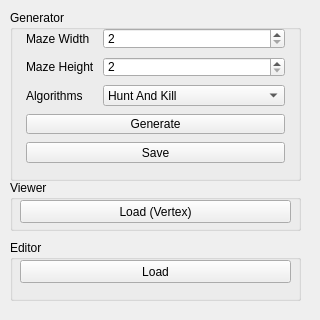
<?xml version="1.0" encoding="UTF-8"?>
<ui version="4.0">
 <class>MainApp</class>
 <widget class="QMainWindow" name="MainApp">
  <property name="geometry">
   <rect>
    <x>0</x>
    <y>0</y>
    <width>320</width>
    <height>320</height>
   </rect>
  </property>
  <property name="sizePolicy">
   <sizepolicy hsizetype="Fixed" vsizetype="Fixed">
    <horstretch>0</horstretch>
    <verstretch>0</verstretch>
   </sizepolicy>
  </property>
  <property name="minimumSize">
   <size>
    <width>320</width>
    <height>320</height>
   </size>
  </property>
  <property name="maximumSize">
   <size>
    <width>320</width>
    <height>320</height>
   </size>
  </property>
  <property name="baseSize">
   <size>
    <width>320</width>
    <height>320</height>
   </size>
  </property>
  <property name="windowTitle">
   <string>MazeStudio</string>
  </property>
  <property name="windowIcon">
   <iconset>
    <normaloff>icon.png</normaloff>icon.png</iconset>
  </property>
  <widget class="QWidget" name="centralWidget">
   <widget class="QGroupBox" name="generatorGroupBox">
    <property name="geometry">
     <rect>
      <x>10</x>
      <y>10</y>
      <width>291</width>
      <height>171</height>
     </rect>
    </property>
    <property name="title">
     <string>Generator</string>
    </property>
    <property name="flat">
     <bool>true</bool>
    </property>
    <property name="checkable">
     <bool>false</bool>
    </property>
    <widget class="QWidget" name="formLayoutWidget">
     <property name="geometry">
      <rect>
       <x>0</x>
       <y>10</y>
       <width>291</width>
       <height>151</height>
      </rect>
     </property>
     <layout class="QFormLayout" name="generatorFormLayout">
      <property name="horizontalSpacing">
       <number>8</number>
      </property>
      <property name="verticalSpacing">
       <number>8</number>
      </property>
      <property name="leftMargin">
       <number>16</number>
      </property>
      <property name="topMargin">
       <number>8</number>
      </property>
      <property name="rightMargin">
       <number>16</number>
      </property>
      <property name="bottomMargin">
       <number>8</number>
      </property>
      <item row="0" column="0">
       <widget class="QLabel" name="mazeWidthLabel">
        <property name="text">
         <string>Maze Width</string>
        </property>
       </widget>
      </item>
      <item row="0" column="1">
       <widget class="QSpinBox" name="widthSpinBox">
        <property name="minimum">
         <number>2</number>
        </property>
        <property name="maximum">
         <number>1000</number>
        </property>
        <property name="singleStep">
         <number>2</number>
        </property>
       </widget>
      </item>
      <item row="1" column="0">
       <widget class="QLabel" name="mazeHeightLabel">
        <property name="text">
         <string>Maze Height</string>
        </property>
       </widget>
      </item>
      <item row="1" column="1">
       <widget class="QSpinBox" name="heightSpinBox">
        <property name="minimum">
         <number>2</number>
        </property>
        <property name="maximum">
         <number>1000</number>
        </property>
        <property name="singleStep">
         <number>2</number>
        </property>
       </widget>
      </item>
      <item row="2" column="0">
       <widget class="QLabel" name="algorithmsLabel">
        <property name="text">
         <string>Algorithms</string>
        </property>
       </widget>
      </item>
      <item row="2" column="1">
       <widget class="QComboBox" name="algorithmsComboBox">
        <item>
         <property name="text">
          <string>Hunt And Kill</string>
         </property>
        </item>
       </widget>
      </item>
      <item row="3" column="0" colspan="2">
       <widget class="QPushButton" name="generateButton">
        <property name="text">
         <string>Generate</string>
        </property>
       </widget>
      </item>
      <item row="4" column="0" colspan="2">
       <widget class="QPushButton" name="saveButton">
        <property name="text">
         <string>Save</string>
        </property>
       </widget>
      </item>
     </layout>
    </widget>
   </widget>
   <widget class="QGroupBox" name="viewerGroupBox">
    <property name="geometry">
     <rect>
      <x>10</x>
      <y>180</y>
      <width>291</width>
      <height>51</height>
     </rect>
    </property>
    <property name="title">
     <string>Viewer</string>
    </property>
    <property name="flat">
     <bool>true</bool>
    </property>
    <widget class="QPushButton" name="viewerLoadButton">
     <property name="geometry">
      <rect>
       <x>10</x>
       <y>20</y>
       <width>271</width>
       <height>23</height>
      </rect>
     </property>
     <property name="text">
      <string>Load (Vertex)</string>
     </property>
    </widget>
   </widget>
   <widget class="QGroupBox" name="editorGroupBox">
    <property name="geometry">
     <rect>
      <x>10</x>
      <y>240</y>
      <width>291</width>
      <height>61</height>
     </rect>
    </property>
    <property name="title">
     <string>Editor</string>
    </property>
    <property name="flat">
     <bool>true</bool>
    </property>
    <widget class="QPushButton" name="editorLoadButton">
     <property name="geometry">
      <rect>
       <x>10</x>
       <y>20</y>
       <width>271</width>
       <height>23</height>
      </rect>
     </property>
     <property name="text">
      <string>Load</string>
     </property>
    </widget>
   </widget>
   <zorder>generatorGroupBox</zorder>
   <zorder>generatorGroupBox_2</zorder>
   <zorder>viewerGroupBox</zorder>
   <zorder>editorGroupBox</zorder>
  </widget>
 </widget>
 <layoutdefault spacing="6" margin="11"/>
 <resources/>
 <connections/>
</ui>
